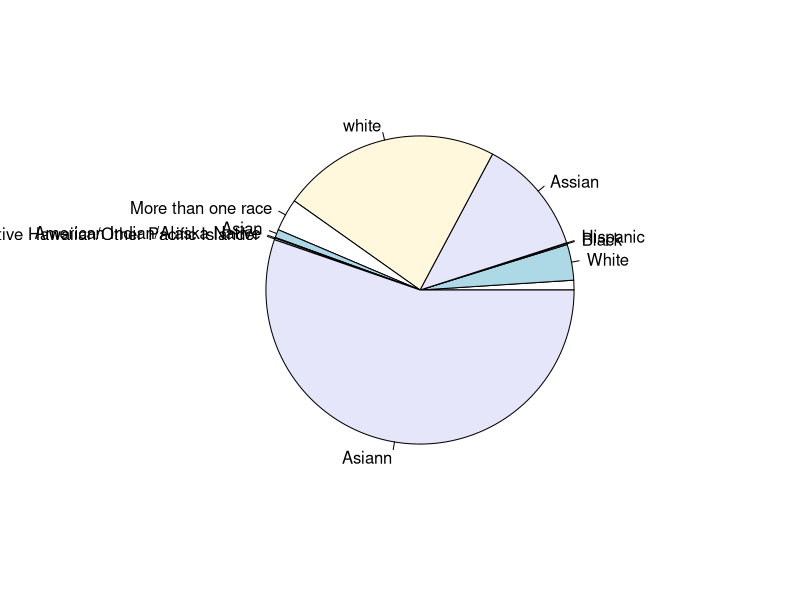

The R source for this figure:
## ---- chunk 1
tryCatch({
  data <- read.csv("pisa2009-1.csv")
  print("El fitxer s'ha llegit correctament")
}, error = function(e){
  print("ERROR en el moment de llegir el document:",conditionMessage(e), "\n")
})
## ---- chunk 2
columns <- names(data)
print(columns)
## ---- chunk 3
type <- sapply(data, class)

for (i in seq_along(columns)) {
  cat("La columna",columns[i], "és de tipus", type[i], "\n")
}
## ---- chunk 4
categories_raceeth <- unique(data$raceeth)
print(categories_raceeth)
## ---- chunk 5
percentages_rounded <- round(prop.table(table(data$raceeth)) * 100, 2)
for (i in seq_along(categories_raceeth)) {
  cat("La categoria",categories_raceeth[i], "té un percetatge de ", percentages_rounded[i],"%", "\n")
}
## ---- chunk 6

## ---- chunk 7
percentages_not_rounded <- prop.table(table(data$raceeth)) * 100
pie(percentages_not_rounded, labels=categories_raceeth)
